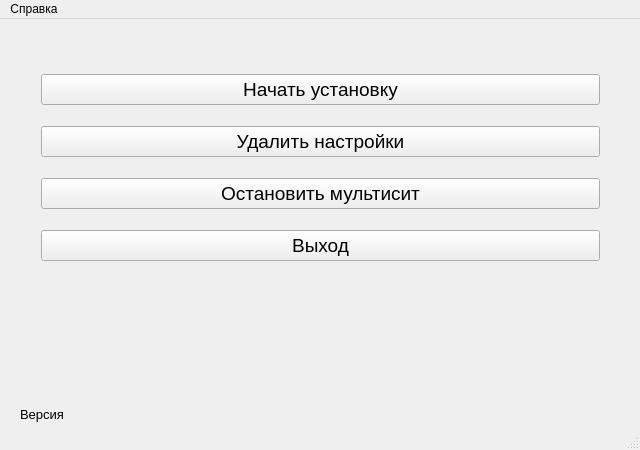
<?xml version="1.0" encoding="UTF-8"?>
<ui version="4.0">
 <class>InstallWindow</class>
 <widget class="QMainWindow" name="InstallWindow">
  <property name="geometry">
   <rect>
    <x>0</x>
    <y>0</y>
    <width>640</width>
    <height>450</height>
   </rect>
  </property>
  <property name="minimumSize">
   <size>
    <width>640</width>
    <height>450</height>
   </size>
  </property>
  <property name="maximumSize">
   <size>
    <width>640</width>
    <height>450</height>
   </size>
  </property>
  <property name="windowTitle">
   <string>MST</string>
  </property>
  <property name="styleSheet">
   <string notr="true">Seat_widget {
	border: 1px solid;
	border-radius: 4px;
	background-color: white;
}

Seat_widget QLabel {
	border: 1px solid black;
	qproperty-alignment: AlignCenter;
}</string>
  </property>
  <widget class="QWidget" name="centralWidget">
   <widget class="QStackedWidget" name="stackedWidget">
    <property name="geometry">
     <rect>
      <x>20</x>
      <y>9</y>
      <width>600</width>
      <height>381</height>
     </rect>
    </property>
    <property name="currentIndex">
     <number>0</number>
    </property>
    <widget class="QWidget" name="pageStart">
     <widget class="QWidget" name="verticalLayoutWidget">
      <property name="geometry">
       <rect>
        <x>10</x>
        <y>20</y>
        <width>581</width>
        <height>241</height>
       </rect>
      </property>
      <layout class="QVBoxLayout" name="vlStart">
       <item>
        <widget class="QPushButton" name="btnBeginInstall">
         <property name="font">
          <font>
           <pointsize>14</pointsize>
          </font>
         </property>
         <property name="text">
          <string>Начать установку</string>
         </property>
        </widget>
       </item>
       <item>
        <widget class="QPushButton" name="btnBackup">
         <property name="font">
          <font>
           <pointsize>14</pointsize>
          </font>
         </property>
         <property name="text">
          <string>Удалить настройки</string>
         </property>
        </widget>
       </item>
       <item>
        <widget class="QPushButton" name="btnBreak">
         <property name="font">
          <font>
           <pointsize>14</pointsize>
          </font>
         </property>
         <property name="text">
          <string>Остановить мультисит</string>
         </property>
        </widget>
       </item>
       <item>
        <widget class="QPushButton" name="btnExit">
         <property name="font">
          <font>
           <pointsize>14</pointsize>
          </font>
         </property>
         <property name="text">
          <string>Выход</string>
         </property>
        </widget>
       </item>
      </layout>
     </widget>
    </widget>
    <widget class="QWidget" name="pageInterface">
     <widget class="QWidget" name="horizontalLayoutWidget">
      <property name="geometry">
       <rect>
        <x>10</x>
        <y>330</y>
        <width>581</width>
        <height>33</height>
       </rect>
      </property>
      <layout class="QHBoxLayout" name="hlInterface">
       <item>
        <widget class="QPushButton" name="btnBackToStart">
         <property name="font">
          <font>
           <pointsize>14</pointsize>
          </font>
         </property>
         <property name="text">
          <string>Назад</string>
         </property>
        </widget>
       </item>
       <item>
        <widget class="QPushButton" name="btnConfigurationEnd">
         <property name="font">
          <font>
           <pointsize>14</pointsize>
          </font>
         </property>
         <property name="text">
          <string>Далее</string>
         </property>
        </widget>
       </item>
      </layout>
     </widget>
     <widget class="QWidget" name="horizontalLayoutWidget_3">
      <property name="geometry">
       <rect>
        <x>10</x>
        <y>40</y>
        <width>581</width>
        <height>281</height>
       </rect>
      </property>
      <layout class="QHBoxLayout" name="hbox_seats"/>
     </widget>
    </widget>
    <widget class="QWidget" name="pageEnd">
     <widget class="QWidget" name="verticalLayoutWidget_3">
      <property name="geometry">
       <rect>
        <x>10</x>
        <y>59</y>
        <width>581</width>
        <height>201</height>
       </rect>
      </property>
      <layout class="QVBoxLayout" name="vlEnd">
       <item>
        <widget class="QPushButton" name="btnEndInstall">
         <property name="font">
          <font>
           <pointsize>14</pointsize>
          </font>
         </property>
         <property name="text">
          <string>Установить</string>
         </property>
        </widget>
       </item>
       <item>
        <widget class="QPushButton" name="btnBackToDevices">
         <property name="font">
          <font>
           <pointsize>14</pointsize>
          </font>
         </property>
         <property name="text">
          <string>Назад</string>
         </property>
        </widget>
       </item>
       <item>
        <widget class="QPushButton" name="btnCancel">
         <property name="font">
          <font>
           <pointsize>14</pointsize>
          </font>
         </property>
         <property name="text">
          <string>Отмена</string>
         </property>
        </widget>
       </item>
      </layout>
     </widget>
     <widget class="QLabel" name="lblEndConfig">
      <property name="geometry">
       <rect>
        <x>10</x>
        <y>10</y>
        <width>580</width>
        <height>41</height>
       </rect>
      </property>
      <property name="font">
       <font>
        <pointsize>14</pointsize>
       </font>
      </property>
      <property name="text">
       <string>Конфигурирование Multi-Seat Tool завершено!</string>
      </property>
      <property name="alignment">
       <set>Qt::AlignCenter</set>
      </property>
     </widget>
    </widget>
   </widget>
   <widget class="QLabel" name="lbl_Version">
    <property name="geometry">
     <rect>
      <x>20</x>
      <y>385</y>
      <width>81</width>
      <height>20</height>
     </rect>
    </property>
    <property name="font">
     <font>
      <pointsize>10</pointsize>
     </font>
    </property>
    <property name="text">
     <string>Версия</string>
    </property>
   </widget>
   <widget class="QLabel" name="Version">
    <property name="geometry">
     <rect>
      <x>80</x>
      <y>385</y>
      <width>531</width>
      <height>21</height>
     </rect>
    </property>
    <property name="font">
     <font>
      <pointsize>10</pointsize>
     </font>
    </property>
    <property name="text">
     <string/>
    </property>
   </widget>
  </widget>
  <widget class="QMenuBar" name="menuBar">
   <property name="geometry">
    <rect>
     <x>0</x>
     <y>0</y>
     <width>640</width>
     <height>17</height>
    </rect>
   </property>
   <widget class="QMenu" name="menu">
    <property name="title">
     <string>Справка</string>
    </property>
    <addaction name="about"/>
   </widget>
   <addaction name="menu"/>
  </widget>
  <widget class="QStatusBar" name="statusBar"/>
  <action name="about">
   <property name="text">
    <string>О программе...</string>
   </property>
  </action>
 </widget>
 <layoutdefault spacing="6" margin="11"/>
 <resources/>
 <connections/>
</ui>
